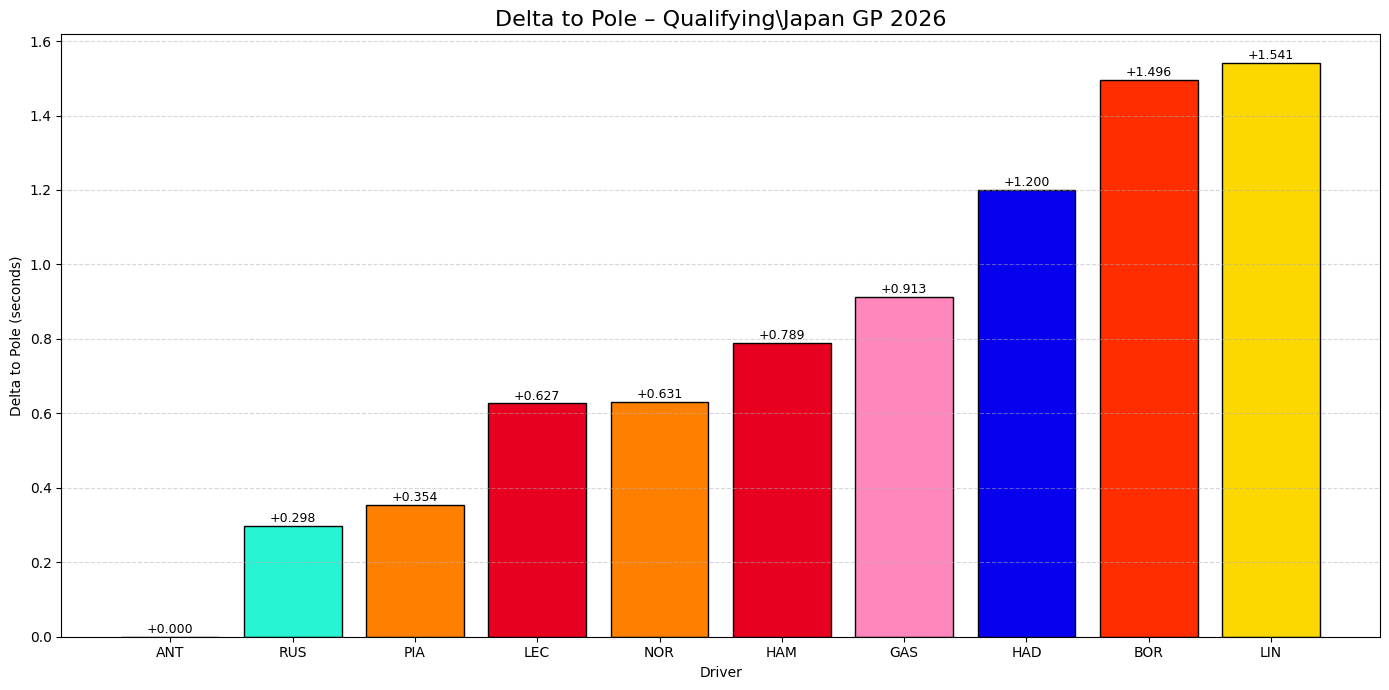

Write Python code to recreate this figure.
import os
import fastf1
import fastf1.plotting
import matplotlib.pyplot as plt
import pandas as pd

# ===============================
# CACHE (WAJIB DI COLAB)
# ===============================
CACHE_DIR = "/content/fastf1_cache"
os.makedirs(CACHE_DIR, exist_ok=True)
fastf1.Cache.enable_cache(CACHE_DIR)

fastf1.plotting.setup_mpl(misc_mpl_mods=False)

# ===============================
# CONFIG
# ===============================
YEAR = 2026
RACE_NAME = "Japanese Gran Prix"
SESSION = "Q"

# ===============================
# LOAD SESSION
# ===============================
session = fastf1.get_session(YEAR, RACE_NAME, SESSION)
session.load()

# ===============================
# OFFICIAL QUALI RESULTS (STABLE)
# ===============================
results = session.results.copy()

# Driver yang masuk Q3
results = results.dropna(subset=["Q3"])
results["Q3"] = pd.to_timedelta(results["Q3"])

# ===============================
# DELTA TO POLE
# ===============================
pole_time = results["Q3"].min()
results["Delta"] = (results["Q3"] - pole_time).dt.total_seconds()
results = results.sort_values("Delta")

# ===============================
# TEAM COLORS (FASTF1 3.7 – CORRECT)
# ===============================
colors = [
    fastf1.plotting.get_team_color(team, session)
    for team in results["TeamName"]
]

# ===============================
# PLOT
# ===============================
plt.figure(figsize=(14, 7))
plt.bar(
    results["Abbreviation"],
    results["Delta"],
    color=colors,
    edgecolor="black"
)

plt.title("Delta to Pole – Qualifying\Japan GP 2026", fontsize=16)
plt.xlabel("Driver")
plt.ylabel("Delta to Pole (seconds)")
plt.grid(axis="y", linestyle="--", alpha=0.5)

for i, delta in enumerate(results["Delta"]):
    plt.text(i, delta + 0.01, f"+{delta:.3f}", ha="center", fontsize=9)

plt.tight_layout()
plt.show()
